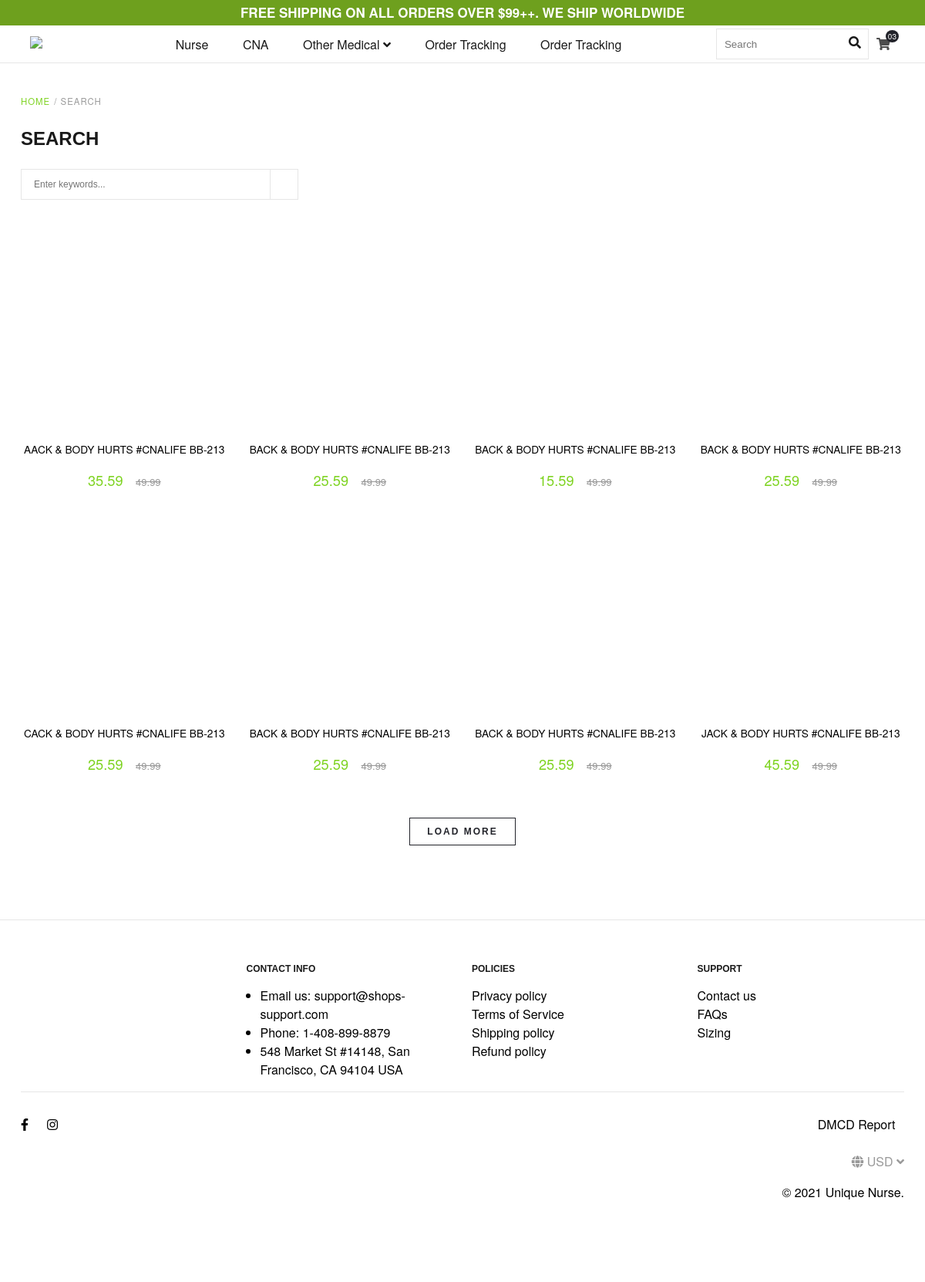
Screenshot of /search.php with the database file from the repository.
### tables this page shows
CREATE TABLE `categories` (
  `category_id` int(11) NOT NULL,
  `category_parent_id` varchar(20) NOT NULL COMMENT 'Cấp của category',
  `category_name` varchar(255) NOT NULL,
  `category_slug` varchar(255) NOT NULL
);

CREATE TABLE `products` (
  `product_id` int(11) NOT NULL,
  `category_id` int(11) NOT NULL COMMENT 'danh mục sản phẩm',
  `product_type_id` int(11) NOT NULL COMMENT 'loại sản phẩm',
  `product_name` varchar(255) NOT NULL COMMENT 'tên sản phẩm',
  `product_desc` varchar(255) NOT NULL COMMENT 'mô tả sản phẩm',
  `product_status` varchar(20) NOT NULL COMMENT 'trạng thái sản phẩm(1 là hiện, 2 ẩn)',
  `product_star_range` varchar(50) NOT NULL COMMENT 'số lượng ngôi sao tối đa 5',
  `product_price_cost` varchar(50) NOT NULL COMMENT 'giá gốc',
  `product_price_sale` varchar(50) NOT NULL COMMENT 'giá khuyến mãi'
);

### classes/category.php (called while the page is built, shortened)
<?php
	$filepath = realpath(dirname(__FILE__));
	include_once ($filepath.'/../lib/database.php');
?>
<?php
	class category
	{
		private $db;
		public function __construct()
		{
			$this->db = new Database();
		}
		public function show_category(){
			$query = "SELECT * FROM categories WHERE category_parent_id = 0 order by category_id";
			$result = $this->db->select($query);
			return $result;
		}
		public function show_category_child($category_id){
			$query = "SELECT * FROM categories WHERE category_parent_id ='$category_id'  order by category_id";
			$result = $this->db->select($query);
			return $result;
		}
	}
?>

### lib/database.php (called while the page is built, shortened)
<?php
    $filepath = realpath(dirname(__FILE__));
    include ($filepath.'/../config/config.php'); ?>
<?php
Class Database{
   public $host   = DB_HOST;
   public $user   = DB_USER;
   public $pass   = DB_PASS;
   public $dbname = DB_NAME;
   public $link;
private function connectDB(){
   $this->link = new mysqli($this->host, $this->user, $this->pass,
    $this->dbname);
 }
public function select($query){
  $result = $this->link->query($query) or
   die($this->link->error.__LINE__);
  if($result->num_rows > 0){
    return $result;
  } else {
    return false;
  }
 }
}

### config-t/config.php (called while the page is built, shortened)
<?php
include 'MySQL.php';
$config = [
    'dbuser' => "root",
    'dbpassword' => "",
    'dbname' => "database_theme1",
    'dbhost' => "localhost",
    'dbport' => "3306",
    'encoding' => "utf8mb4"
];
$MySQL = MySQL::getInstance($config);

### config-t/inc.mysql/class.core.php (called while the page is built, shortened)
<?php
$ezsql_mysqli_str = array(
    1 => 'Require $dbuser and $dbpassword to connect to a database server',
    2 => 'Error establishing mySQLi database connection. Correct user/password? Correct hostname? Database server running?',
    3 => 'Require $dbname to select a database',
    4 => 'mySQLi database connection is not active',
    5 => 'Unexpected error while trying to select database'
);
class MySQLCore extends QueryPattern {
    var $show_errors = true;
    var $num_queries = 0;
    var $conn_queries = 0;
    var $timers = array();
    var $dbname = false;
    var $encoding = false;
    public function __construct($config = ['dbuser' => '', 'dbpassword' => '', 'dbname' => '', 'dbhost' => 'localhost', 'dbport' => 3306, 'encoding' => 'utf8']) {
        $this->dbuser = $config['dbuser'];
        $this->dbpassword = $config['dbpassword'];
        $this->dbname = $config['dbname'];
        $this->encoding = $config['encoding'];
    }
    function connect($dbuser = '', $dbpassword = '', $dbhost = 'localhost', $dbport = false) {
        global $ezsql_mysqli_str;
        $return_val = false;
        if (!$dbuser) {
            $this->register_error($ezsql_mysqli_str[1] . ' in ' . __FILE__ . ' on line ' . __LINE__);
            $this->show_errors ? trigger_error($ezsql_mysqli_str[1], E_USER_WARNING) : null;
            $this->print_error($ezsql_mysqli_str[1]);
            exit();
        } else {
            $this->dbh = new mysqli($dbhost, $dbuser, $dbpassword, '', $dbport);
            if ($this->dbh->connect_errno) {
                $this->register_error($ezsql_mysqli_str[2] . ' in ' . __FILE__ . ' on line ' . __LINE__);
                $this->show_errors ? trigger_error($ezsql_mysqli_str[2], E_USER_WARNING) : null;
                $this->print_error($ezsql_mysqli_str[2]);
                exit();
            } else {
                $return_val = true;
                $this->conn_queries = 0;
            }
        }
        return $return_val;
    }
    function select($dbname = '', $encoding = '') {
        global $ezsql_mysqli_str;
        $return_val = false;
        if (!$dbname) {
            $this->register_error($ezsql_mysqli_str[3] . ' in ' . __FILE__ . ' on line ' . __LINE__);
            $this->show_errors ? trigger_error($ezsql_mysqli_str[3], E_USER_WARNING) : null;
        }
        else if (!$this->dbh) {
            $this->register_error($ezsql_mysqli_str[4] . ' in ' . __FILE__ . ' on line ' . __LINE__);
            $this->show_errors ? trigger_error($ezsql_mysqli_str[4], E_USER_WARNING) : null;
        }
        else if (!@$this->dbh->select_db($dbname)) {
            if (!$str = @$this->dbh->error)
                $str = $ezsql_mysqli_str[5];
            $this->register_error($str . ' in ' . __FILE__ . ' on line ' . __LINE__);
            $this->show_errors ? trigger_error($str, E_USER_WARNING) : null;
        }
        else {
            $this->dbname = $dbname;
            if ($encoding != '') {
                $encoding = strtolower(str_replace("-", "", $encoding));
                $charsets = array();
                $result = $this->dbh->query("SHOW CHARACTER SET");
                while ($row = $result->fetch_array(MYSQLI_ASSOC)) {
                    $charsets[] = $row["Charset"];
                }
                if (in_array($encoding, $charsets)) {
                    $this->dbh->query("SET NAMES '" . $encoding . "'");
                }
            }
            $return_val = true;
        }
        return $return_val;
    }
    function query($query) {
        $return_val = 0;
        $query = trim($query);
        if (!isset($this->dbh) || !$this->dbh) {
            $this->select($this->dbname, $this->encoding);
        }
        $this->result = @$this->dbh->query($query);
        if (preg_match("/^(insert|delete|update|replace|truncate|drop|create|alter|begin|commit|rollback|set|lock|unlock|call)/i", $query)) {
            $is_insert = true;
            $this->rows_affected = @$this->dbh->affected_rows;
            if (preg_match("/^(insert|replace)\s+/i", $query)) {
                $this->insert_id = @$this->dbh->insert_id;
            }
            $return_val = $this->rows_affected;
        } else {
            $is_insert = false;
            $i = 0;
            $num_rows = 0;
            while ($row = @$this->result->fetch_object()) {
                $this->last_result[$num_rows] = $row;
                $num_rows++;
            }
            $this->num_rows = $num_rows;
            $return_val = $this->num_rows;
        }
        return $return_val;
    }
    function get_host_port($host, $default = false) {
        $port = $default;
        return array($host, $port);
    }
    function flush() {
        $this->last_result = null;
    }
    function get_results($query = null, $output = ARRAY_A) {
        if ($query) {
            $this->query($query);
        }
        if ($output == OBJECT) {
            return $this->last_result;
        } elseif ($output == ARRAY_A || $output == ARRAY_N) {
            if ($this->last_result) {
                $i = 0;
                foreach ($this->last_result as $row) {
                    $new_array[$i] = get_object_vars($row);
                    $i++;
                }
                return $new_array;
            } else {
                return array();
            }
        }
    }
    function timer_get_cur() {
        list($usec, $sec) = explode(" ", microtime());
        return ((float) $usec + (float) $sec);
    }
    function timer_start($timer_name) {
        $this->timers[$timer_name] = $this->timer_get_cur();
    }
    function timer_elapsed($timer_name) {
        return round($this->timer_get_cur() - $this->timers[$timer_name], 2);
    }
    function _count($all = true, $increase = false) {
        if ($increase) {
            $this->num_queries++;
            $this->conn_queries++;
        }
        return ($all) ? $this->num_queries : $this->conn_queries;
    }
}

### config-t/MySQL.php (called while the page is built, shortened)
<?php
include 'inc.mysql/class.core.php';
class MySQL extends MySQLCore {
    public static $instance = NULL;
    public static function getInstance($config) {
        if (null === static::$instance) {
            static::$instance = new static($config);
        }
        return static::$instance;
    }
}

### search.php (the view, shortened to what this page needs)
<?php
include 'config-t/config.php';
$search = $MySQL->get_results("SELECT product_type_id,product_name,product_price_cost,product_price_sale FROM products WHERE product_status = 1");
?>
<?php
include 'inc/head.php';
include 'inc/header.php';
?>
<section id="ss-search">
    <div class="container">
        <div class="breadcrumb">
            <span><a href="">HOME</a>/</span>
            <span>Search</span>
        </div>
        <h3>Search</h3>
        <div class="form-search">
            <form class="form-search-out" action="">
                <div class="form-group">
                    <input type="text" placeholder="Enter keywords...">
                    <div class="form-search-button">
                    </div>
                </div>
            </form>
        </div>
        <div class="search-product-list">
            <?php
            if ($search) {
                foreach ($search as $key_search => $value_search) {
                    ?>
                    <a href="#" class="search-product-item">
                        <div class="search-product-item-image-out">
                            <div class="search-product-item-image">
                            </div>
                        </div>
                        <div class="search-product-info">
                            <p><?php echo $value_search['product_name'] ?></p>
                            <div class="search-product-price-out">
                                <span class="search-product-price"><?php echo $value_search['product_price_sale']  ?></span>
                                <span class="search-product-price-old"><?php echo $value_search['product_price_cost'] ?></span>
                            </div>
                        </div>
                        <div class="search-product-sale">
                        </div>
                    </a>
                    <?php
                }
            }
            ?>
        </div>
        <button class="search-load-more">
            load more
        </button>
    </div>
</section>
<?php
include 'inc/footer.php';
?>

### inc/header.php (shortened to what this page needs)
<header id="header">
    <div class="header-top">
        <span>FREE SHIPPING ON ALL ORDERS OVER $99++. WE SHIP WORLDWIDE</span>
    </div>
    <div class="header-bottom ">
        <div class="header-bottom-row container">
            <div class="col-header-left">
                <a href="#">
                    <img src="./img/0x180@16049423383ad1c0bcc7.png">
                </a>
            </div>
            <div class="col-header-center">
                <ul class="menu-header">
                    <?php
            $cate = $cat->show_category();
            if($cate){
                while($result_new = $cate->fetch_assoc()){
                $category_id=$result_new['category_id'];
                $cat_child = $cat->show_category_child($category_id);
                if(!$cat_child){
            ?>
                    <li class="item-menu">
                        <a href="detail-collections.php?catid=<?php echo $result_new['category_id'] ?>"><?php echo $result_new['category_name'] ?>
                        </a>
                    </li>
            <?php
                }else{
                    ?>
                    <li class="item-menu">
                        <a href="detail-collections.php?catid=<?php echo $result_new['category_id'] ?>"><span><?php echo $result_new['category_name'] ?></span>
                            <span class="icon-drop-down"><i class="fas fa-angle-down"></i></span>
                        </a>
                    </li>
                    <?php
                }
            }
          }
          ?>
            <li class="item-menu">
                        <a href="order_tracking.php"><span>Order Tracking</span></a>
                    </li>
            <li class="item-menu">
                        <a href="contact_us.php"><span>Order Tracking</span></a>
                    </li>
                </ul>
            </div>
            <div class="col-header-right">
                <div class="icon-search">
                    <input type="text" name="" placeholder="Search">
                    <i class="fas fa-search"></i>
                </div>
                <div class="icon-cart" onclick="cart_content_active()"><a href="#" class="cart-icon"><i class="fas fa-shopping-cart" style="color: #4D4D4D"></i> <span class="cart-number">03</span></a>
                </div>
            </div>
        </div>
    </div>
</header>

### rows the page displays
categories: category_name "Nurse"
categories: category_name "CNA"
categories: category_name "Other Medical"
products: product_name "AACK & BODY HURTS #CNALIFE BB-213", product_price_sale "35.59", product_price_cost "49.99"
products: product_name "BACK & BODY HURTS #CNALIFE BB-213", product_price_sale "25.59", product_price_cost "49.99"
products: product_name "BACK & BODY HURTS #CNALIFE BB-213", product_price_sale "15.59", product_price_cost "49.99"
products: product_name "CACK & BODY HURTS #CNALIFE BB-213", product_price_sale "25.59", product_price_cost "49.99"
products: product_name "JACK & BODY HURTS #CNALIFE BB-213", product_price_sale "45.59", product_price_cost "49.99"
